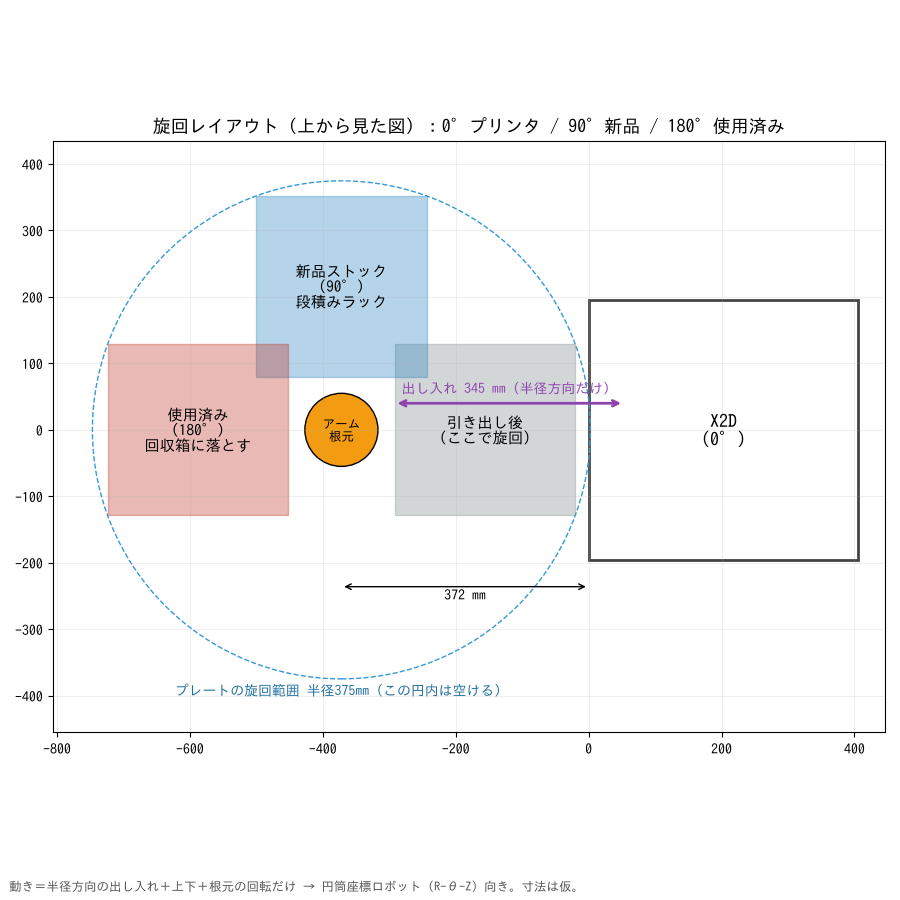

Write Python code to recreate this figure.
"""Rotary cell: arm in front of X2D, stations at 0 (printer) / 90 (fresh) / 180 (used)."""
import math, os, numpy as np, matplotlib
matplotlib.use("Agg")
import matplotlib.pyplot as plt
from matplotlib.patches import Rectangle, Circle, Wedge
from matplotlib.transforms import Affine2D
plt.rcParams["font.family"] = "IPAGothic"
OUT = os.path.dirname(os.path.abspath(__file__)) + "/"
PW, PD = 392, 406; PL, PWD = 272, 257          # printer, plate (len incl. tab, width)
TAB_X, HOOK_DX = 45, 8
R_MIN = 80                                       # closest hook radius (gripper/base clearance)
D = R_MIN + PL + 20                              # base distance in front of door so plate clears
R_IN = D + TAB_X + HOOK_DX                       # hook radius when plate seated
R_SWEEP = math.hypot(R_MIN + PL, PWD / 2)        # swept radius of carried plate
print(f"base {D} mm in front of door, hook r {R_MIN}-{R_IN} mm, sweep radius {R_SWEEP:.0f} mm")
m = 0.30 * 9.81
print(f"worst carry moment (plate in air at full reach) {m*(R_IN+136)/1000:.2f} N·m, folded {m*(R_MIN+136)/1000:.2f} N·m")
fig, ax = plt.subplots(figsize=(9, 9))
B = np.array([-D, 0.0])
ax.add_patch(Rectangle((0, -PW/2), PD, PW, fill=False, lw=2, ec="#444")); ax.text(PD/2, 0, "X2D\n(0°)", ha="center", va="center", fontsize=13)
ax.add_patch(Circle(B, R_SWEEP, fill=False, ls="--", ec="#3498db")); ax.text(B[0], B[1] - R_SWEEP - 25, f"プレートの旋回範囲 半径{R_SWEEP:.0f}mm（この円内は空ける）", ha="center", color="#2471a3")
def plate(theta, r_hook, color, label):
    t = math.radians(theta)
    tr = Affine2D().rotate(t).translate(*B) + ax.transData
    ax.add_patch(Rectangle((r_hook, -PWD/2), PL, PWD, fc=color, alpha=.35, ec=color, transform=tr))
    c = B + (r_hook + PL/2 + 0) * np.array([math.cos(t), math.sin(t)])
    ax.text(*c, label, ha="center", va="center", fontsize=11)
plate(0, R_MIN, "#7f8c8d", "引き出し後\n（ここで旋回）")
plate(90, R_MIN, "#2e86c1", "新品ストック\n(90°)\n段積みラック")
plate(180, R_MIN, "#c0392b", "使用済み\n(180°)\n回収箱に落とす")
ax.add_patch(Circle(B, 55, fc="#f39c12", ec="k")); ax.text(*B, "アーム\n根元", ha="center", va="center", fontsize=9)
ax.annotate("", xy=(0, -PW/2 - 40), xytext=(-D, -PW/2 - 40), arrowprops=dict(arrowstyle="<->"))
ax.text(-D/2, -PW/2 - 60, f"{D} mm", ha="center")
ax.annotate("", xy=(B[0] + R_IN, 40), xytext=(B[0] + R_MIN, 40), arrowprops=dict(arrowstyle="<->", color="#8e44ad", lw=2))
ax.text(B[0] + (R_IN + R_MIN)/2, 55, f"出し入れ {R_IN - R_MIN} mm（半径方向だけ）", ha="center", color="#8e44ad")
ax.set_xlim(-D - R_SWEEP - 60, PD + 40); ax.set_ylim(-R_SWEEP - 80, R_SWEEP + 60); ax.set_aspect("equal"); ax.grid(alpha=.2)
ax.set_title("旋回レイアウト（上から見た図）：0°プリンタ / 90°新品 / 180°使用済み", fontsize=13)
fig.text(.01, .01, "動き＝半径方向の出し入れ＋上下＋根元の回転だけ → 円筒座標ロボット（R-θ-Z）向き。寸法は仮。", fontsize=9, color="#555")
plt.tight_layout(rect=(0, .03, 1, 1)); plt.savefig(OUT + "rotary_layout.png", dpi=100)
